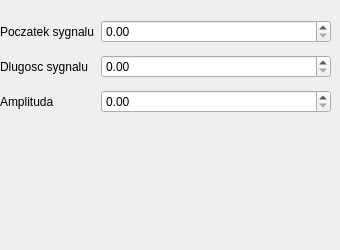
     <widget class="QWidget" name="szumJednostajny">
      <widget class="QWidget" name="formLayoutWidget_4">
       <property name="geometry">
        <rect>
         <x>0</x>
         <y>20</y>
         <width>331</width>
         <height>221</height>
        </rect>
       </property>
       <layout class="QFormLayout" name="szumJednostajnyLayout">
        <property name="verticalSpacing">
         <number>12</number>
        </property>
        <item row="0" column="0">
         <widget class="QLabel" name="poczatekSygnaluLabel_2">
          <property name="text">
           <string>Poczatek sygnalu</string>
          </property>
         </widget>
        </item>
        <item row="0" column="1">
         <widget class="QDoubleSpinBox" name="poczatekSygnaluDoubleSpinBox_2">
          <property name="maximum">
           <double>100000.000000000000000</double>
          </property>
         </widget>
        </item>
        <item row="1" column="0">
         <widget class="QLabel" name="dlugoscSygnaluLabel_2">
          <property name="text">
           <string>Dlugosc sygnalu</string>
          </property>
         </widget>
        </item>
        <item row="1" column="1">
         <widget class="QDoubleSpinBox" name="dlugoscSygnaluDoubleSpinBox_2">
          <property name="maximum">
           <double>100000.000000000000000</double>
          </property>
         </widget>
        </item>
        <item row="2" column="0">
         <widget class="QLabel" name="amplitudaLabel_2">
          <property name="text">
           <string>Amplituda</string>
          </property>
         </widget>
        </item>
        <item row="2" column="1">
         <widget class="QDoubleSpinBox" name="amplitudaDoubleSpinBox_2">
          <property name="maximum">
           <double>100000.000000000000000</double>
          </property>
         </widget>
        </item>
       </layout>
      </widget>
     </widget>
